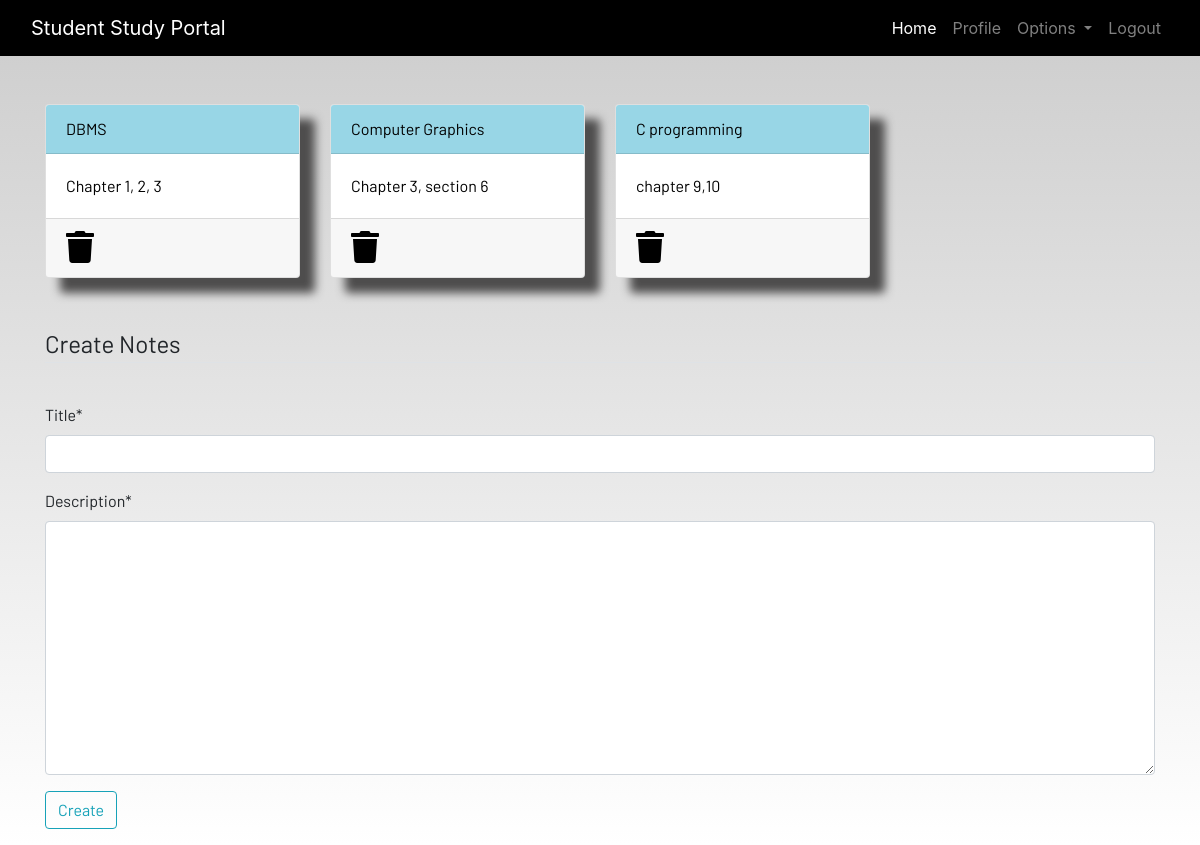
Screenshot of /notes (signed in) with the database file from the repository.
### dashboard/models.py (models this page shows, shortened)
class Notes(models.Model):
    user=models.ForeignKey(User, on_delete=models.CASCADE)
    title=models.CharField(max_length=200)
    description=models.TextField()
    class Meta:
        verbose_name="notes"
        verbose_name_plural="notes"

### dashboard/views.py (the view)
# urls.py: path('notes', views.notes, name="notes"),
@login_required
def notes(request):
    if request.method == "POST":
        form = NotesForm(request.POST)
        if form.is_valid():
            notes = Notes(
                user=request.user,
                title=request.POST["title"],
                description=request.POST["description"],
            )
            notes.save()
        messages.success(
            request, f"Notes added from {request.user.username} successfulley!"
        )
    else:
        form = NotesForm()
    notes = Notes.objects.filter(user=request.user)
    context = {"notes": notes, "form": form}
    return render(request, "dashboard/notes.html", context)

### dashboard/forms.py
class NotesForm(forms.ModelForm):
    class Meta:
        model = Notes
        fields = ["title", "description"]

### dashboard/templates/dashboard/notes.html (shortened to what this page needs)
{% extends 'dashboard/base.html' %}
{% load static %}
{% load crispy_forms_tags %}
{% block content %}
<div class="container">
    <div class="row">
        {% for note in notes %}
        <div class="col-md-3">
            <a href="{% url 'notes-detail' note.id %}">
                <div class="card">
                    <div class="card-header">{{ note.title }}</div>
                    <div class="card-body">{{ note.description|slice:"0:100" }}</div>
                    <div class="card-footer mt-auto "><a href="{% url 'delete-note' note.id %}">
                        <i class="fa fa-trash fa-2x"></i></a>
                    </div>
                </div>
            </a>
        </div>
        {% endfor %}
        <br><br>
    </div>
</div>
<br><br>
<div class="container">
    <form method="POST">
        <fieldset class="form-group">
            <legend class="border-bottom mb-4">Create Notes</legend>
        </fieldset>
        {{form|crispy}}
        <div class="form-group">
            <button href="" class="btn btn-outline-info" type="submit">
                Create
            </button>
        </div>
    </form>
</div>
{% endblock content %}

### static/css/main.css (style rules this page uses)
html { scroll-behavior: smooth; height: 100%; width: 100%; }
.card { box-shadow: 15px 15px 10px rgb(78, 77, 77); }
a { text-decoration: none !important; color: black; }
.card-header { color: black !important; background: rgb(152, 214, 230) !important; transition: 0.3s ease-in; }
html, body { max-width: 100%; overflow-x: hidden; height: 100%; width: 100%; }
body { background: linear-gradient(rgba(0, 0, 0, 0.2), rgba(255, 255, 255, 0.5)); overflow-x: hidden; background-repeat: no-repeat; }
.card-header { background-color: rgb(133, 204, 231); }
.col-md-3 .card { width: 100%; height: 100%; }
.fa { color: black; }

### rows the page displays
Notes: title "DBMS", description "Chapter 1, 2, 3"
Notes: title "Computer Graphics", description "Chapter 3, section 6"
Notes: title "C programming", description "chapter 9,10"
